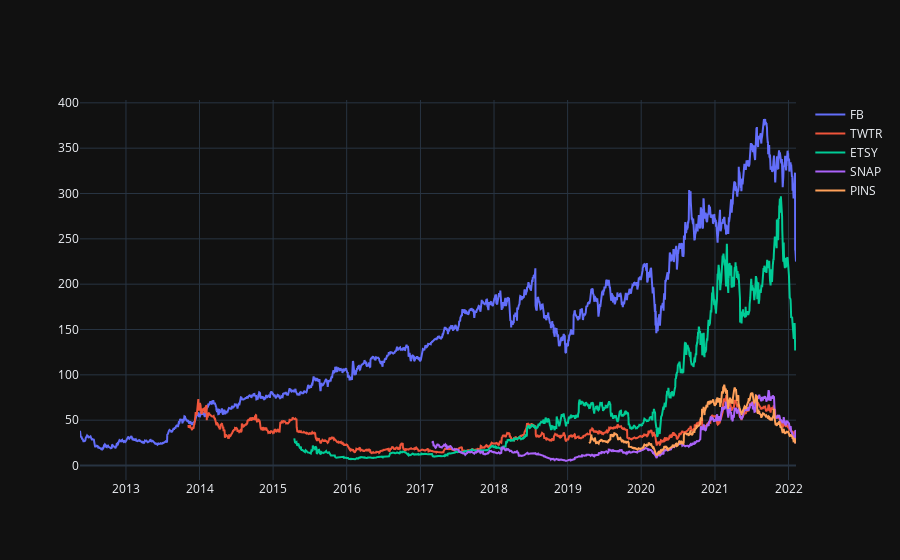

Notebook cell for this chart:
### Markdown cell above
Plot and visualize the original stock values over time

### Code cell
import plotly.graph_objs as go
import plotly.io as pio

# Plotting the wave and amps using Plotly
pio.templates.default = 'plotly_dark'
fig = go.Figure()

# iterate through tickers and graphs each with line charts
tickers = list(df['ticker'].unique())
for ticker in tickers:      
    # Add the wave trace
    xdf = df[df['ticker'] == ticker][['date', 'ticker', 'adj_close']]
    fig.add_trace(go.Scatter(x=xdf['date'], y=xdf['adj_close'], mode='lines', name=ticker))

fig.show()

### Figure 1 — Plotly figure (JSON) as saved in the notebook; plotly's stock layout.template omitted (floating-point values rounded to 4 significant figures; data arrays with more than 128 entries replaced by an {"elided": "..."} marker saying what was removed)
{"data": [{"mode": "lines", "name": "FB", "type": "scatter", "x": {"elided": "2447 str values"}, "y": {"elided": "2447 float values"}}, {"mode": "lines", "name": "TWTR", "type": "scatter", "x": {"elided": "2077 str values"}, "y": {"elided": "2077 float values"}}, {"mode": "lines", "name": "ETSY", "type": "scatter", "x": {"elided": "1717 str values"}, "y": {"elided": "1717 float values"}}, {"mode": "lines", "name": "SNAP", "type": "scatter", "x": {"elided": "1244 str values"}, "y": {"elided": "1244 float values"}}, {"mode": "lines", "name": "PINS", "type": "scatter", "x": {"elided": "708 str values"}, "y": {"elided": "708 float values"}}], "layout": {}}
